Frame 1 (no input): blank canvas, image omitted
Frame 60 (no input): blank canvas, image omitted
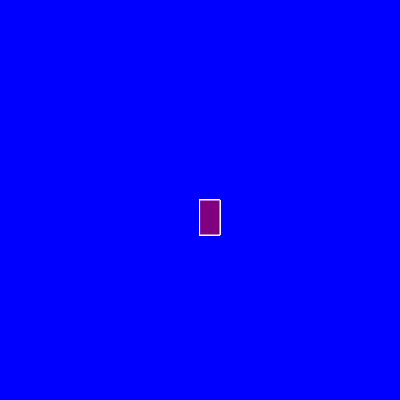
Frame 120 (the mouse pressed at the canvas centre since frame 60)

The p5.js sketch whose frames 1 and 60 were blank and that drew this single picture after the mouse press (run headless with seeded random() and noise() and a simulated clock; from frame 60 on, the mouse is pressed at the canvas centre):

// p5.js sketch
// ── sketch.js
function setup() {
    createCanvas(400, 400);
  background("blue");
  }
  
  function draw() {
    
    stroke("white")
    fill("purple");
    
   // console.log(mouseIsPressed);
    
    if(mouseIsPressed){
   rect( mouseX, mouseY, 20, 35);
    }
  }
